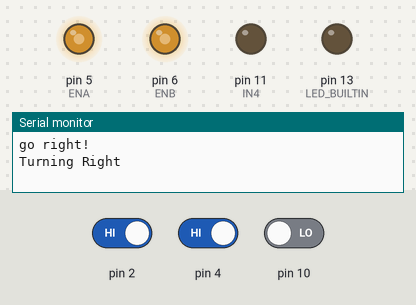
A sketch run on a simulated Arduino Uno, built with avr-gcc and run on an emulated ATmega328P. Parts: output pins drawn as LEDs (lit = HIGH), the last lines printed to the serial monitor. The inputs (shaded band) are chosen by the test bench; at power-on: pin 10 LOW, pin 2 HIGH, pin 4 HIGH.

Above: at 1.2 s.
1.3 s: pin 10 driven HIGH
3.2 s: pin 2 driven LOW
At 4.0 s:
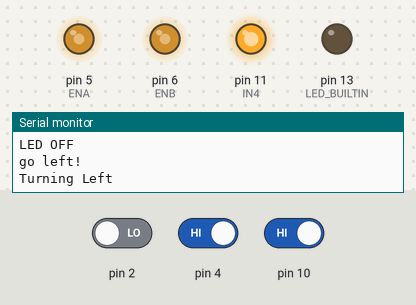
4.7 s: pin 2 driven HIGH
At 6.1 s:
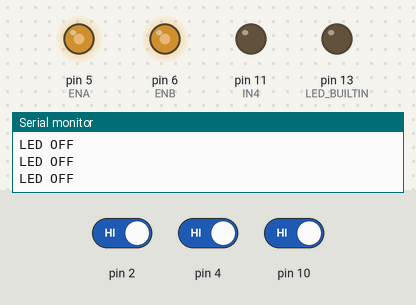
7.7 s: pin 4 driven LOW
At 8.5 s:
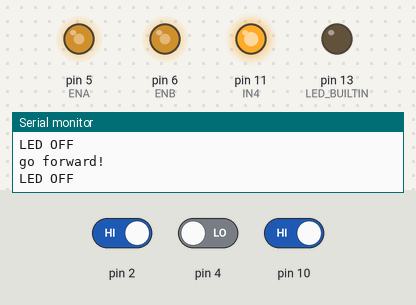
10.7 s: pin 2 driven LOW
At 11.4 s:
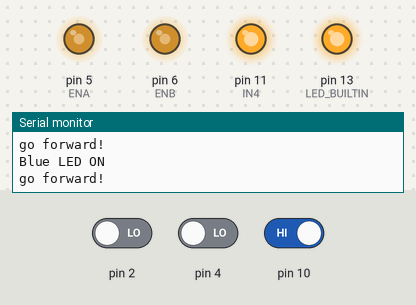
12.2 s: pin 2 driven HIGH and pin 4 driven HIGH and pin 10 driven LOW
At 13.6 s:
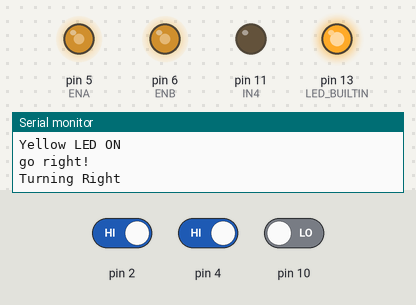
Timing chart, 0 to 14.7 s (numbered marks = the images above; inputs shaded):
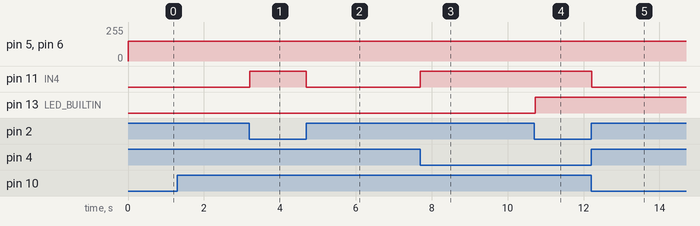

The sketch:

ledlinetracking.ino
```cpp
//www.elegoo.com

//Line Tracking IO define
#define LT_R !digitalRead(10)
#define LT_M !digitalRead(4)
#define LT_L !digitalRead(2)

#define ENA 5
#define ENB 6
#define IN1 7
#define IN2 8
#define IN3 9
#define IN4 11

#define carSpeed 150

void forward() {
  analogWrite(ENA, carSpeed);
  analogWrite(ENB, carSpeed);
  digitalWrite(IN1, HIGH);
  digitalWrite(IN2, LOW);
  digitalWrite(IN3, LOW);
  digitalWrite(IN4, HIGH);
  Serial.println("go forward!");
}

void back() {
  analogWrite(ENA, carSpeed);
  analogWrite(ENB, carSpeed);
  digitalWrite(IN1, LOW);
  digitalWrite(IN2, HIGH);
  digitalWrite(IN3, HIGH);
  digitalWrite(IN4, LOW);
  Serial.println("go back!");
}

void left() {
  analogWrite(ENA, carSpeed);
  analogWrite(ENB, carSpeed);
  digitalWrite(IN1, LOW);
  digitalWrite(IN2, HIGH);
  digitalWrite(IN3, LOW);
  digitalWrite(IN4, HIGH);
  Serial.println("go left!");
}

void right() {
  analogWrite(ENA, carSpeed);
  analogWrite(ENB, carSpeed);
  digitalWrite(IN1, HIGH);
  digitalWrite(IN2, LOW);
  digitalWrite(IN3, HIGH);
  digitalWrite(IN4, LOW);
  Serial.println("go right!");
}

void stop() {
  digitalWrite(ENA, LOW);
  digitalWrite(ENB, LOW);
  Serial.println("Stop!");
}

void setup() {
  Serial.begin(9600);
  pinMode(10, INPUT);
  pinMode(4, INPUT);
  pinMode(2, INPUT);
  pinMode(LED_BUILTIN, OUTPUT);
  pinMode(11, OUTPUT);
}

void loop() {
  if (LT_M) {
    forward();
  }
  else if (LT_R) {
    right();
    Serial.println("Turning Right");
    while (LT_R);
  }
  else if (LT_L) {
    left();
    Serial.println("Turning Left");
    while (LT_L);
  }


  if (LT_L) {
    Serial.println("Blue LED ON");
    digitalWrite(LED_BUILTIN, HIGH);   // turn the LED on (HIGH is the voltage level)
  }
  else if (LT_R) {
    Serial.println("Yellow LED ON");
    digitalWrite(11, HIGH);   // turn the LED on (HIGH is the voltage level)
  }
  else {
    Serial.println("LED OFF");
    digitalWrite(LED_BUILTIN, LOW);    // turn the LED off by making the voltage
    digitalWrite(11, LOW);    // turn the LED off by making the voltage
  }
}
```

Measured:
- after the input at 3.2 s, pin 11 (IN4): LOW → HIGH at once
- after the input at 4.7 s, pin 11 (IN4): HIGH → LOW at once
- after the input at 7.7 s, pin 11 (IN4): LOW → HIGH at once
- after the input at 10.7 s, pin 13 (LED_BUILTIN): LOW → HIGH at once
- after the input at 12.2 s, pin 11 (IN4): HIGH → LOW at once
